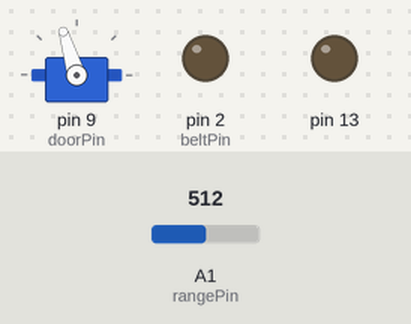
Recording of a sketch running on a simulated Arduino Uno, built with avr-gcc and run on an emulated ATmega328P. On the bench: servo, output pins drawn as LEDs (lit = HIGH). Inputs (shaded band) come from the test bench; at power-on: A1 (rangePin) = 512. What the sketch prints to the serial monitor is not drawn.

Above: at 1.2 s.
1.3 s: A1 (rangePin) set to 481
4.3 s: A1 (rangePin) set to 452
At 6.18 s:
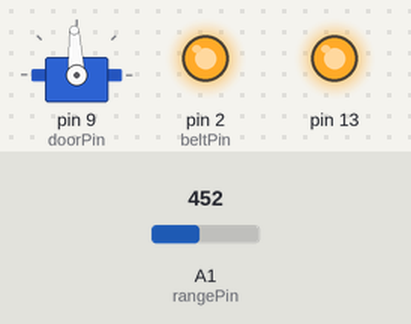
At 7.6 s:
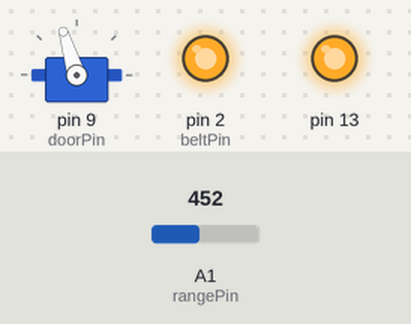
Timing chart, 0 to 37.1 s (numbered marks = the images above; inputs shaded):
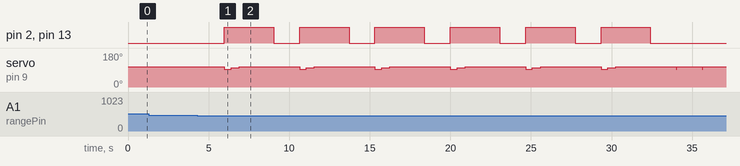

Measured:
- the behaviour switches between 464 and 463 on A1 (rangePin) (found by bisection; images 0 and 1)
- after the input at 4.3 s, pin 2 (beltPin), pin 13: alternates HIGH for 3.1 s and LOW for 1.6 s, starting after 1.7 s; servo on pin 9 (doorPin): 107° → 93° after 1.7 s, → 101° 0.42 s later, → 107° 0.50 s later, → 93° 3.8 s later, … (22 changes in this stretch)

The sketch:

popcornMachine_02.ino
```cpp
#include <Servo.h>

#define rangePin A1          // rangefinder (analog)
#define beltPin 2            // conveyor belt
#define doorPin 9            // hopper door
#define doorOpen 93          // servo setting for open door
#define doorClosed 107       // servo setting for closed door
#define rangeMax 50          // maximum range of sensor activation window
#define rangeMin 11          // mimimum range of sensor activation window
#define trigger 100          // number of count to trigger execute

Servo doorServo;
const float lerp = 0.20;     // 0 < lerp < 1 -- value of 1 results in no averaging.

float rangeAvg = 0;          //
int count = 0;
int timer = 0;
boolean exe = false;

void setup() {
  Serial.begin(19200);
  doorServo.attach(doorPin);
  doorServo.write(doorClosed);
  pinMode(beltPin, OUTPUT);
  pinMode(13, OUTPUT);
  digitalWrite(13,LOW);
}

void loop() {
  rangeAvg = rangeFinder(analogRead(rangePin), rangeAvg);
  //range = analogRead(rangePin);
  Serial.println(rangeAvg);

  if (rangeAvg < rangeMax && rangeAvg > rangeMin) count++;
  else if (!exe) count = 0;
  Serial.println(count);

  if (count >= trigger) exe = true;
  else doorServo.write(doorClosed);

  if (exe) execute();

  delay(15);
}


void execute() {
  if (count >= trigger && count < trigger + 5) {  // +5 so we don't miss it:
    timer = millis();                             // must catch count to initiate timer
    digitalWrite(13, HIGH);                       // indicator LED
    digitalWrite(beltPin, HIGH);                  // start the conveyor
    doorServo.write(doorOpen);                    // open the door
  }
  if (millis() - timer >= 3000){ // 3850?
    //delay(3000);
    digitalWrite(beltPin,LOW);
    digitalWrite(13,LOW);
    count = 0;
    timer = millis();
    exe = false;
  }
  else if (millis() - timer >= 850){
    //delay(500);
    doorServo.write(doorClosed);
  }
  else if (millis()-timer >= 350){
    //delay(350);
    doorServo.write(doorClosed-6);
  }
}
```

RangeFinder.ino
```cpp
float rangeFinder (float input, float avg) {
  float volts = input*5/1024; // get actual voltage reading
  //distance = 61.681*pow(volts,-1.133); //A02 (long range: 20-150 cm)
  float distance = 27.003*pow(volts,-1.1001); //A21 (short range: 10-80 cm)
  if (distance > 80) distance = 80;
  if (distance < 10) distance = 10;
  float _avg = lerp*distance + (1.0-lerp)*avg;
  return _avg;
}
```
